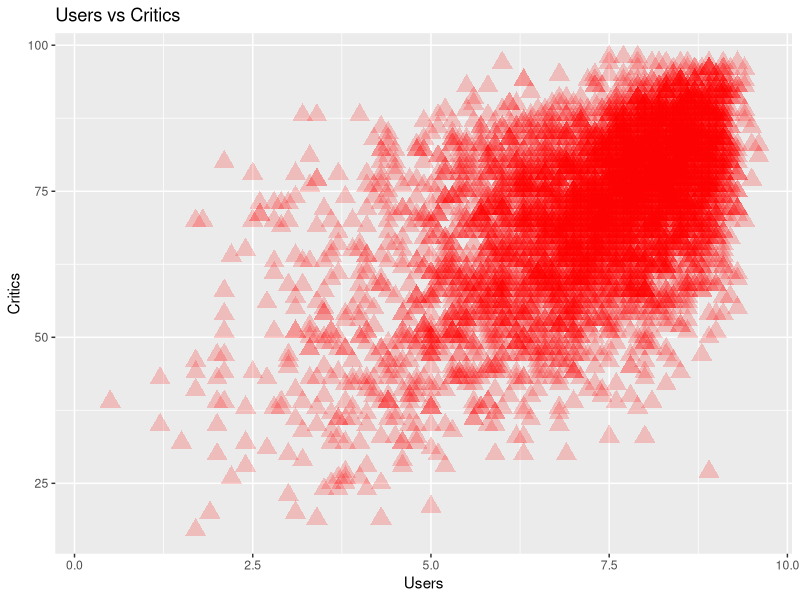
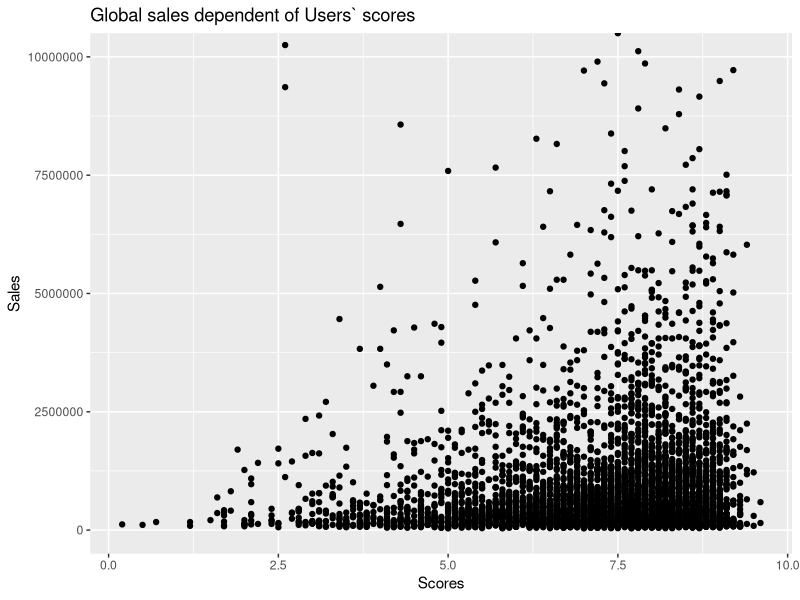
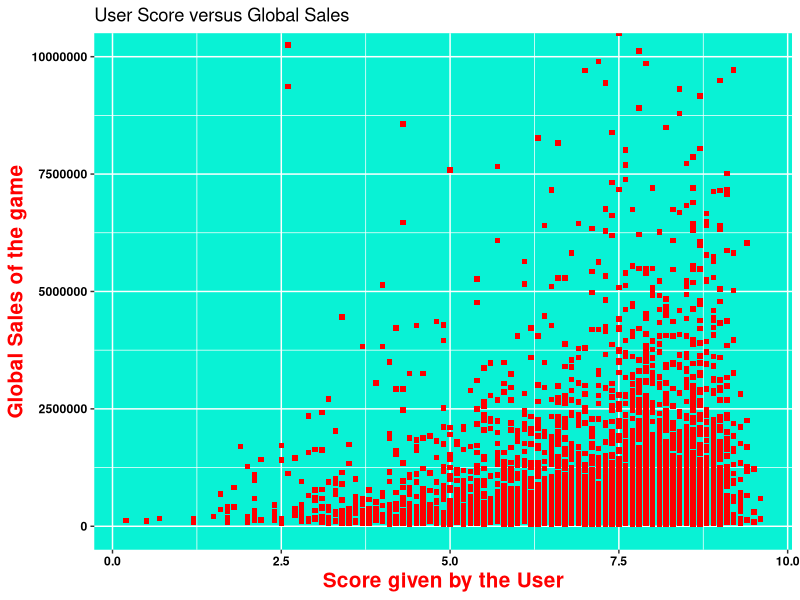
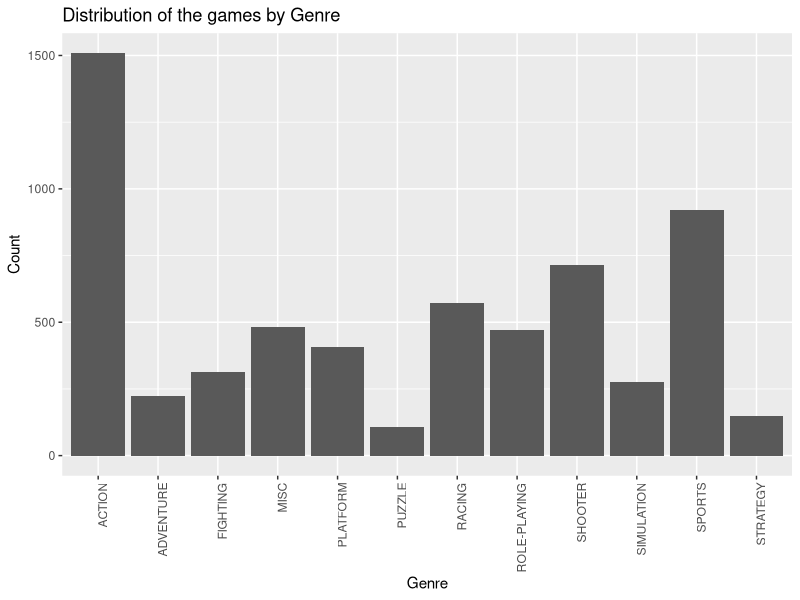
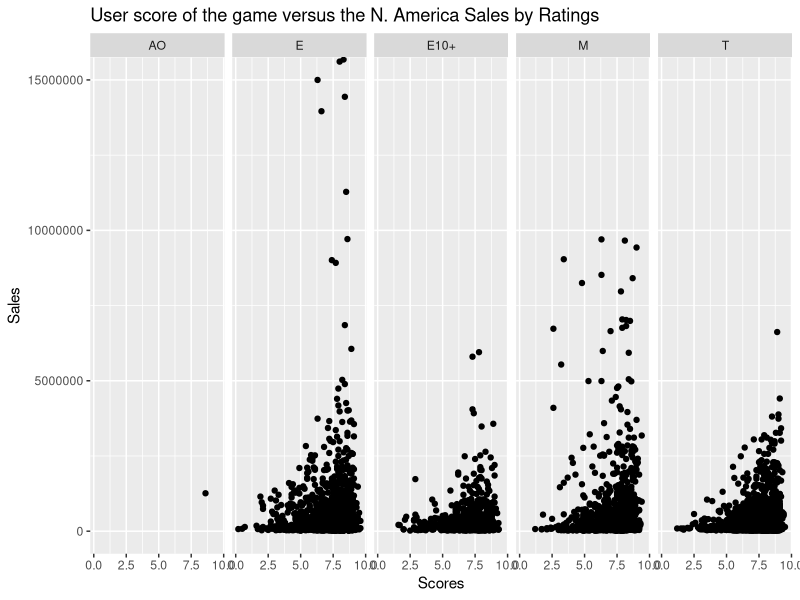
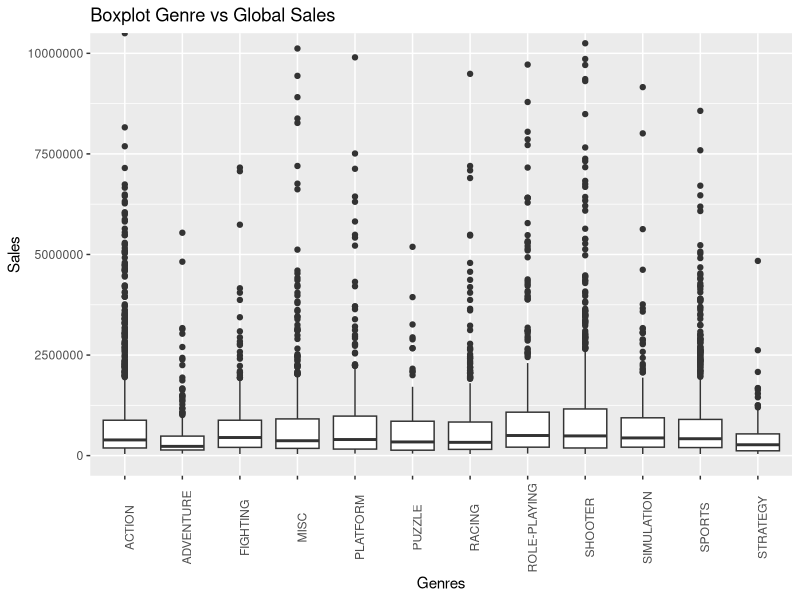
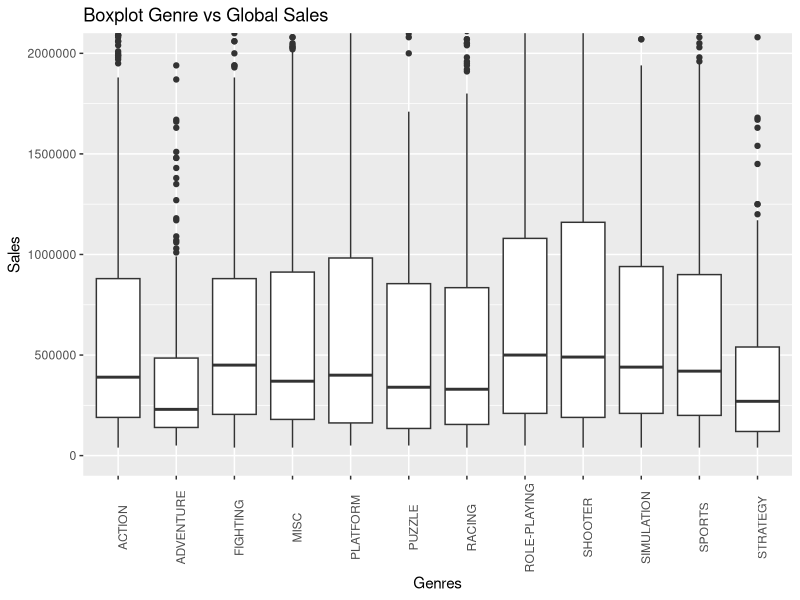
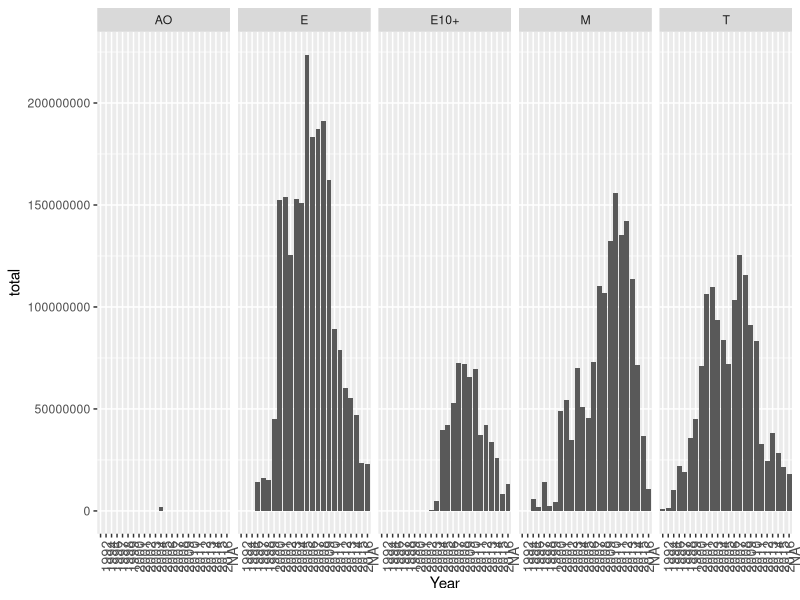

The R source for these figures, in order:
## ---- chunk 1
library(dplyr)
video_games<-read.csv("Video_Games.csv",stringsAsFactors = F)
str(video_games)

#1
video_games<-video_games%>%
  select(-c("Publisher","JP_Sales","Critic_Count","User_Count","Developer"))%>%
  mutate(NA_Sales=NA_Sales*1000000,
         EU_Sales=EU_Sales*1000000,
         Global_Sales=Global_Sales*1000000)%>%
  filter(NA_Sales>=20000,EU_Sales>=20000,Rating %in% c("E","M","T","E10+","AO"))
#

## ---- chunk 2
sapply(video_games,class)
#as we see we should make year and user_score as numeric
unique(video_games$Year)
video_games$Year<-gsub("N/A",NA,video_games$Year)
video_games$Year<-as.numeric(video_games$Year)

#for user_score
unique(video_games$User_Score)
video_games$User_Score<-ifelse(video_games$User_Score %in% c("tbd",""),NA,video_games$User_Score)
video_games$User_Score<-as.numeric(video_games$User_Score)


##Critic score and User score
video_games$Critic_Score<-ifelse(video_games$Critic_Score  %in% c(0:100),video_games$Critic_Score,NA)
unique(video_games$Critic_Score)

video_games$User_Score<-ifelse(video_games$User_Score >=0 & video_games$User_Score <=10,video_games$User_Score,NA)
unique(video_games$User_Score)

#Genres
unique(video_games$Genre)
table(video_games$Genre)
video_games$Genre<-toupper(trimws(video_games$Genre))
table(video_games$Genre)
## ---- chunk 3
library(ggplot2)
ggplot(video_games,aes(User_Score,Critic_Score))+
  geom_point(col="red",shape='triangle',alpha=0.2,size=5)+labs(title="Users vs Critics",x="Users",y="Critics")
##from graph we can state that  most of games have a positive feedback because
#there is density in right above part of the plot.Big part of the cases games have more or less the same scores but as we there are also many outliers
#overall there is linear regression and we can see decreasing variance 



## ---- chunk 4
options(scipen=999)
ggplot(video_games,aes(User_Score,Global_Sales))+geom_point()+
  coord_cartesian(ylim = c(0,10000000))+
  labs(title="Global sales dependent of Users` scores",x="Scores",y="Sales")
##we can conclude that sales  are high when it has good positive feedback ,
#when score is increasing sales increases as well
## ---- chunk 5
options(scipen=999)
ggplot(video_games,aes(User_Score,Global_Sales))+geom_point(shape="square",size=1.5,
col="red")+
  coord_cartesian(ylim = c(0,10000000))+
  labs(title="User Score versus Global Sales",x="Score given by the User",y="Global Sales of the game")+
  theme(axis.title = element_text(size = 15,face = "bold",color = "red"),
        panel.background = element_rect(fill="#09f2d5"),
        axis.text = element_text(color ="black",face="bold"))


## ---- chunk 6
ggplot(video_games,aes(Genre))+geom_histogram(stat = "count")+
  theme(axis.text.x =element_text(angle =90,hjust = 1))+
  labs(title="Distribution of the games by Genre",x="Genre",y="Count")
#1-Action-about 1500
#2-Sport -about 800
#3-Shooter-about 600
  

## ---- chunk 7
video_games$Rating<-factor(video_games$Rating)
ggplot(video_games,aes(User_Score,NA_Sales))+geom_point()+
  facet_grid(.~Rating)+coord_cartesian(ylim = c(0,15000000))+
  labs(title="User score of the game versus the N. America Sales by Ratings",x="Scores",y="Sales")

#we see in  Rating group M variance is violated and there are games with high sales even 
# if they low user score,in rating group E we have outlighers with extremely high sales.
## ---- chunk 8
ggplot(video_games,aes(Genre,Global_Sales))+geom_boxplot()+
  coord_cartesian(ylim = c(0,10000000))+theme(axis.text.x =element_text(angle =90,vjust = 1))+
  labs(title="Boxplot Genre vs Global Sales",x="Genres",y="Sales")
##we zoomed graph in order to see boxplots but however we cannot conclude any valuable information from this plot.
## ---- chunk 9
ggplot(video_games,aes(Genre,Global_Sales))+geom_boxplot()+
  coord_cartesian(ylim = c(0,2000000))+theme(axis.text.x =element_text(angle =90,vjust = 1))+
  labs(title="Boxplot Genre vs Global Sales",x="Genres",y="Sales")
##we see that most of sales for each movie is higher than its median and almost all medians are equal
## ---- chunk 10
library(dplyr)

video_games1<-video_games%>% select("Year","Rating","Global_Sales")%>%
  group_by(Year,Rating)%>%
  summarise(total=sum(Global_Sales))
video_games1<-as.data.frame(video_games1)
video_games1$Year<-factor(video_games1$Year)
ggplot(video_games1,aes(Year,total))+geom_bar(stat = "identity")+
  theme(axis.text.x =element_text(angle =90,vjust = 1,size = 10))+
  facet_grid(.~Rating)
  

## ---- chunk 11
video_games%>%
  group_by(Genre)%>%
  summarise(Count=n())%>%
  arrange(desc(Count))
  


## ---- chunk 12
CU_Score<-video_games%>%select("Name","Critic_Score","User_Score")%>%
  group_by(Name)%>%
  mutate(AVG=rowMeans(data.frame(Critic_Score,User_Score*10)))



## ---- chunk 13
Top3<-video_games%>%
  group_by(Platform)%>%
  summarise(Count=n())%>%
  arrange(desc(Count))%>%top_n(3)
  

## ---- chunk 14

video_games$Platform<-ifelse(video_games$Platform %in% Top3$Platform,video_games$Platform,"OTHERS")
video_games<-video_games[complete.cases(video_games),]
ggplot(video_games,aes(x=Platform))+geom_bar()+facet_grid(.~Year)+
  theme(axis.text.x = element_text(angle = 90,vjust = 1,size = 6))+
  labs(title="Number of Top 4 Platform games for each year",x="Platforms",y="Number of Games")
##we can esily say that Year 200o was breakthrough for game industry because the PlayStation 2 
#was released in 2000 since then it reached
#popularity,so there were released a lot of games for this platform.X360(The second version of XBOX)
#was officially unveiled on MTV on May 12, 2005, with detailed launch and game information 
#announced later that month at the 2005 E3 expo. So it has become worthy competitor for playstation.


